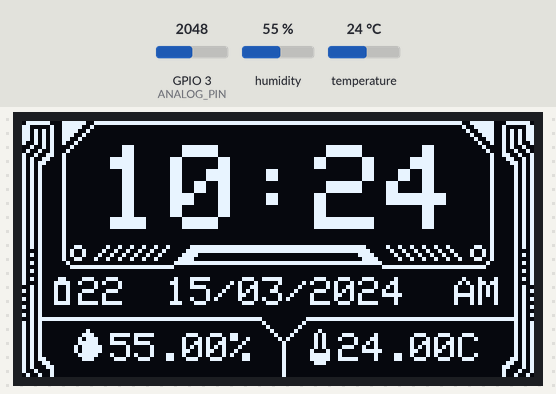
Bench run of a program on a simulated Seeed XIAO ESP32-C3. Parts: 128×64 one-colour display. The inputs (shaded band) are chosen by the test bench; at power-on: humidity 55 %, GPIO 3 (ANALOG_PIN) = 2048, temperature 24 °C (analog values on the 0–4095 scale). WiFi joins after 1.5 s; servers stay silent unless stated; network time is answered at once with the bench clock; the local clock reads 2024-03-15 10:24:30 at power-on unless the program sets it; what the program prints to the serial monitor is not drawn.

Above: at 3.2 s.
3.3 s: humidity set to 22 %
At 4.7 s:
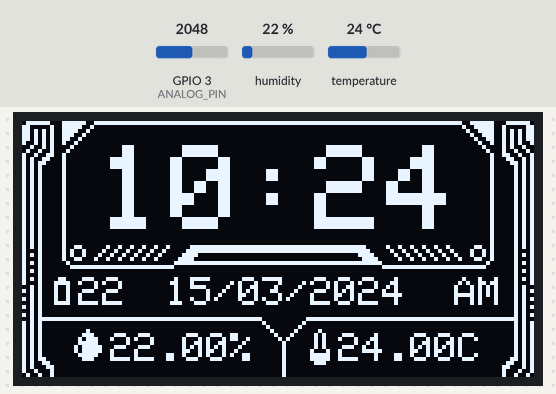
5.6 s: GPIO 3 (ANALOG_PIN) set to 2866
7.7 s: temperature set to 12 °C
At 9.5 s:
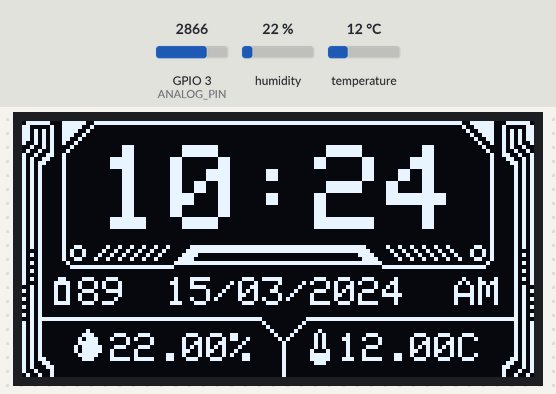
9.8 s: GPIO 3 (ANALOG_PIN) set to 3603
At 11.5 s:
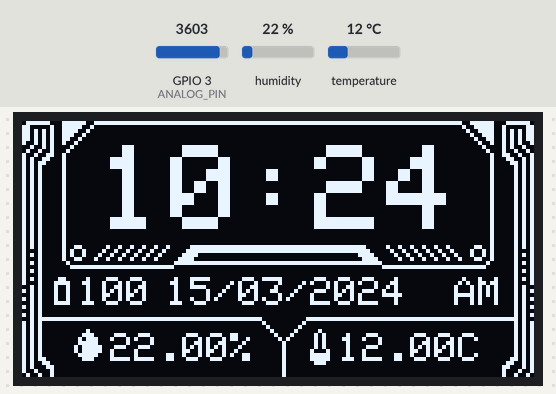
11.9 s: humidity set to 40 %
At 13.3 s:
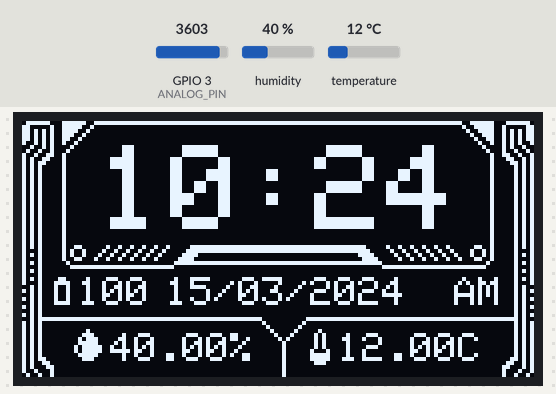
13.9 s: GPIO 3 (ANALOG_PIN) set to 2047
At 15.2 s:
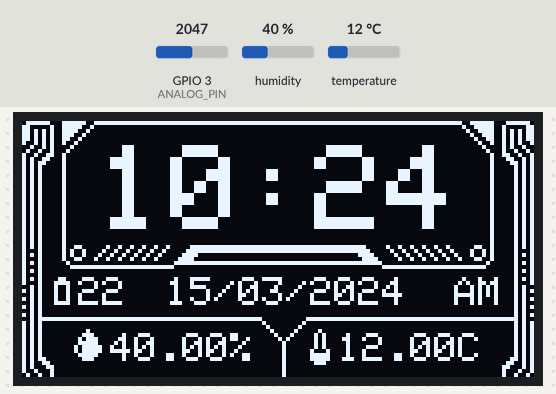
Timing chart, 0 to 16.9 s (numbered marks = the images above; inputs shaded):
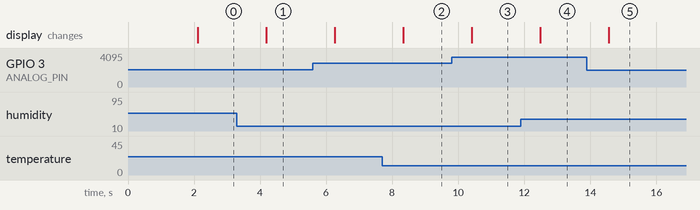

Measured:
- after the input at 3.3 s, the display: changes after 0.89 s (image 1)
- after the input at 7.7 s, the display: changes after 0.64 s (image 2)
- after the input at 9.8 s, the display: changes after 0.61 s (image 3)
- after the input at 11.9 s, the display: changes after 0.59 s (image 4)
- after the input at 13.9 s, the display: changes after 0.66 s (image 5)

The program:

main.cpp
```cpp
#include <WiFi.h>
#include <SPI.h>
#include <NTPClient.h>
#include <WiFiUdp.h>
#include <Adafruit_GFX.h>
#include <Adafruit_SSD1306.h>
#include <DHT.h>
#define SCREEN_WIDTH 128 // OLED display width, in pixels
#define SCREEN_HEIGHT 64 // OLED display height, in pixels
#define ANALOG_PIN D1      // Analog pin connected to the voltage divider
#define ADC_MAX 4095      // 12-bit ADC
#define REF_VOLTAGE 2.8   // Reference voltage of ADC (3.3V for Xiao ESP32C3)
// WiFi credentials
const char* ssid     = "FreeWiFi";//your ssid
const char* password = "JustKiddingNoway!";//your wifi password
// OLED display SPI pins
#define OLED_MOSI    D10
#define OLED_CLK     D8
#define OLED_DC      D4
#define OLED_CS      D7
#define OLED_RESET   D5
Adafruit_SSD1306 display(SCREEN_WIDTH, SCREEN_HEIGHT,
  OLED_MOSI, OLED_CLK, OLED_DC, OLED_RESET, OLED_CS);
#define DHTPIN D0
#define DHTTYPE    DHT11
DHT dht(DHTPIN, DHTTYPE);
// NTP client to get time
WiFiUDP ntpUDP;
NTPClient timeClient(ntpUDP, "pool.ntp.org", 19800, 0);
//bit ui bitmap
static const unsigned char PROGMEM image_paint_1_bits[] = {0x60,0xf0,0x90,0x90,0x90,0x90,0xf0};
static const unsigned char PROGMEM image_paint_0_bits[] = {0x7e,0x3f,0x3f,0xff,0xff,0xff,0xff,0xff,0xff,0xff,0xff,0xff,0xff,0xfc,0xfc,0x7e,0xc1,0x3e,0x40,0x00,0x00,0x00,0x00,0x00,0x00,0x00,0x00,0x00,0x00,0x02,0x7c,0x83,0xd5,0x3c,0x80,0x00,0x00,0x00,0x00,0x00,0x00,0x00,0x00,0x00,0x00,0x01,0x3c,0xab,0xd5,0x39,0x00,0x00,0x00,0x00,0x00,0x00,0x00,0x00,0x00,0x00,0x00,0x00,0x9c,0xab,0xd5,0x32,0x00,0x00,0x00,0x00,0x00,0x00,0x00,0x00,0x00,0x00,0x00,0x00,0x4c,0xab,0x95,0x24,0x00,0x00,0x00,0x00,0x00,0x00,0x00,0x00,0x00,0x00,0x00,0x00,0x24,0xa9,0x25,0x08,0x00,0x00,0x00,0x00,0x00,0x00,0x00,0x00,0x00,0x00,0x00,0x00,0x10,0xa4,0x49,0x10,0x00,0x00,0x00,0x00,0x00,0x00,0x00,0x00,0x00,0x00,0x00,0x00,0x08,0x92,0x93,0x20,0x00,0x00,0x00,0x00,0x00,0x00,0x00,0x00,0x00,0x00,0x00,0x00,0x04,0xc9,0xa6,0x20,0x00,0x00,0x00,0x00,0x00,0x00,0x00,0x00,0x00,0x00,0x00,0x00,0x04,0x65,0xac,0x20,0x00,0x00,0x00,0x00,0x00,0x00,0x00,0x00,0x00,0x00,0x00,0x00,0x04,0x35,0xa8,0x20,0x00,0x00,0x00,0x00,0x00,0x00,0x00,0x00,0x00,0x00,0x00,0x00,0x04,0x15,0xa8,0x20,0x00,0x00,0x00,0x00,0x00,0x00,0x00,0x00,0x00,0x00,0x00,0x00,0x04,0x15,0xa8,0x20,0x00,0x00,0x00,0x00,0x00,0x00,0x00,0x00,0x00,0x00,0x00,0x00,0x04,0x15,0xa8,0x20,0x00,0x00,0x00,0x00,0x00,0x00,0x00,0x00,0x00,0x00,0x00,0x00,0x04,0x15,0xa8,0x20,0x00,0x00,0x00,0x00,0x00,0x00,0x00,0x00,0x00,0x00,0x00,0x00,0x04,0x15,0xa8,0x20,0x00,0x00,0x00,0x00,0x00,0x00,0x00,0x00,0x00,0x00,0x00,0x00,0x04,0x15,0xa8,0x20,0x00,0x00,0x00,0x00,0x00,0x00,0x00,0x00,0x00,0x00,0x00,0x00,0x04,0x15,0xa8,0x20,0x00,0x00,0x00,0x00,0x00,0x00,0x00,0x00,0x00,0x00,0x00,0x00,0x04,0x15,0xa8,0x20,0x00,0x00,0x00,0x00,0x00,0x00,0x00,0x00,0x00,0x00,0x00,0x00,0x04,0x15,0xa8,0x20,0x00,0x00,0x00,0x00,0x00,0x00,0x00,0x00,0x00,0x00,0x00,0x00,0x04,0x15,0xa8,0x20,0x00,0x00,0x00,0x00,0x00,0x00,0x00,0x00,0x00,0x00,0x00,0x00,0x04,0x15,0xa8,0x20,0x00,0x00,0x00,0x00,0x00,0x00,0x00,0x00,0x00,0x00,0x00,0x00,0x04,0x15,0xa8,0x20,0x00,0x00,0x00,0x00,0x00,0x00,0x00,0x00,0x00,0x00,0x00,0x00,0x04,0x15,0xa8,0x20,0x00,0x00,0x00,0x00,0x00,0x00,0x00,0x00,0x00,0x00,0x00,0x00,0x04,0x15,0xa8,0x20,0x00,0x00,0x00,0x00,0x00,0x00,0x00,0x00,0x00,0x00,0x00,0x00,0x04,0x15,0xa8,0x20,0x00,0x00,0x00,0x00,0x00,0x00,0x00,0x00,0x00,0x00,0x00,0x00,0x04,0x15,0xa8,0x20,0x00,0x00,0x00,0x00,0x00,0x00,0x00,0x00,0x00,0x00,0x00,0x00,0x04,0x15,0xa8,0x20,0x00,0x00,0x00,0x00,0x00,0x00,0x00,0x00,0x00,0x00,0x00,0x00,0x04,0x15,0xa8,0x20,0x00,0x00,0x00,0x00,0x00,0x00,0x00,0x00,0x00,0x00,0x00,0x00,0x04,0x15,0xa8,0x20,0x00,0x00,0x00,0x00,0x00,0x00,0x00,0x00,0x00,0x00,0x00,0x00,0x04,0x15,0xa8,0x26,0x04,0x92,0x48,0x3f,0xff,0xff,0xff,0xff,0xfc,0x12,0x49,0x20,0x64,0x15,0x88,0x29,0x09,0x24,0x90,0x7f,0xff,0xff,0xff,0xff,0xfe,0x09,0x24,0x90,0x94,0x11,0xa8,0x29,0x12,0x49,0x20,0xf0,0x00,0x00,0x00,0x00,0x0f,0x04,0x92,0x48,0x94,0x15,0x88,0x26,0x24,0x92,0x41,0xe0,0x00,0x00,0x00,0x00,0x07,0x82,0x49,0x24,0x64,0x11,0xa8,0x10,0x00,0x00,0x03,0xff,0xff,0xff,0xff,0xff,0xff,0xc0,0x00,0x00,0x08,0x15,0x88,0x0f,0xff,0xff,0xfc,0x00,0x00,0x00,0x00,0x00,0x00,0x3f,0xff,0xff,0xf0,0x11,0xa8,0x00,0x00,0x00,0x00,0x00,0x00,0x00,0x00,0x00,0x00,0x00,0x00,0x00,0x00,0x15,0x88,0x00,0x00,0x00,0x00,0x00,0x00,0x00,0x00,0x00,0x00,0x00,0x00,0x00,0x00,0x11,0xa8,0x00,0x00,0x00,0x00,0x00,0x00,0x00,0x00,0x00,0x00,0x00,0x00,0x00,0x00,0x15,0x88,0x00,0x00,0x00,0x00,0x00,0x00,0x00,0x00,0x00,0x00,0x00,0x00,0x00,0x00,0x11,0x28,0x00,0x00,0x00,0x00,0x00,0x00,0x00,0x00,0x00,0x00,0x00,0x00,0x00,0x00,0x14,0xa8,0x00,0x00,0x00,0x00,0x00,0x00,0x00,0x00,0x00,0x00,0x00,0x00,0x00,0x00,0x15,0x28,0x00,0x00,0x00,0x00,0x00,0x00,0x00,0x00,0x00,0x00,0x00,0x00,0x00,0x00,0x14,0xa8,0x00,0x00,0x00,0x00,0x00,0x00,0x00,0x00,0x00,0x00,0x00,0x00,0x00,0x00,0x15,0x28,0x00,0x00,0x00,0x00,0x00,0x00,0x00,0x00,0x00,0x00,0x00,0x00,0x00,0x00,0x14,0xa8,0x00,0x00,0x00,0x00,0x00,0x00,0x00,0x00,0x00,0x00,0x00,0x00,0x00,0x00,0x15,0x28,0x00,0x00,0x00,0x00,0x00,0x00,0x00,0x00,0x00,0x00,0x00,0x00,0x00,0x00,0x14,0xa8,0x00,0x00,0x00,0x00,0x00,0x00,0x00,0x00,0x00,0x00,0x00,0x00,0x00,0x00,0x15,0x2f,0xff,0xff,0xff,0xff,0xff,0xff,0xf0,0x01,0xff,0xff,0xff,0xff,0xff,0xff,0xf4,0xa8,0x00,0x00,0x00,0x00,0x00,0x00,0x08,0x02,0x00,0x00,0x00,0x00,0x00,0x00,0x15,0xa8,0x00,0x00,0x00,0x00,0x00,0x00,0x04,0x04,0x00,0x00,0x00,0x00,0x00,0x00,0x15,0xa8,0x00,0x80,0x00,0x00,0x00,0x00,0x02,0x08,0x20,0x00,0x00,0x00,0x00,0x00,0x15,0xa8,0x01,0xc0,0x00,0x00,0x00,0x00,0x01,0x10,0x50,0x00,0x00,0x00,0x00,0x00,0x15,0xa8,0x02,0xe0,0x00,0x00,0x00,0x00,0x00,0xa0,0x50,0x00,0x00,0x00,0x00,0x00,0x15,0xa8,0x03,0xe0,0x00,0x00,0x00,0x00,0x00,0x40,0x50,0x00,0x00,0x00,0x00,0x00,0x15,0xa8,0x05,0xf0,0x00,0x00,0x00,0x00,0x00,0x40,0x50,0x00,0x00,0x00,0x00,0x00,0x15,0xa8,0x05,0xf0,0x00,0x00,0x00,0x00,0x00,0x40,0x88,0x00,0x00,0x00,0x00,0x00,0x15,0xa8,0x03,0xe0,0x00,0x00,0x00,0x00,0x00,0x40,0xf8,0x00,0x00,0x00,0x00,0x00,0x15,0xac,0x01,0xc0,0x00,0x00,0x00,0x00,0x00,0x40,0xf8,0x00,0x00,0x00,0x00,0x00,0x35,0xa6,0x00,0x00,0x00,0x00,0x00,0x00,0x00,0x40,0x70,0x00,0x00,0x00,0x00,0x00,0x65,0xa3,0x00,0x00,0x00,0x00,0x00,0x00,0x00,0x40,0x00,0x00,0x00,0x00,0x00,0x00,0xc5,0x91,0x00,0x00,0x00,0x00,0x00,0x00,0x00,0x40,0x00,0x00,0x00,0x00,0x00,0x00,0x89,0x49,0x00,0x00,0x00,0x00,0x00,0x00,0x00,0x40,0x00,0x00,0x00,0x00,0x00,0x00,0x92};
float readBatteryVoltage() {
  int analogValue = analogRead(ANALOG_PIN);
  float voltage = (analogValue / (float)ADC_MAX) * REF_VOLTAGE;
  // Voltage divider scaling
  voltage = voltage * (10.5 + 10) / 10.0; // (R1 + R2) / R2
  return voltage;
}
// Function to calculate battery percentage
float calculateBatteryPercentage(float voltage) {
  float percentage;
  // Assuming a linear relationship between voltage and percentage
  if (voltage >= 4.2) {
    percentage = 100.0;
  } else if (voltage <= 2.5) {
    percentage = 0.0;
  } else {
    percentage = (voltage - 2.5) / (4.2 - 2.5) * 100.0;
  }
  return percentage;
}

void setup() {
  // Start serial communication
  Serial.begin(115200);
  dht.begin();
  analogReadResolution(12); // Set ADC resolution to 12-bit
  // Initialize OLED display
  if(!display.begin(SSD1306_SWITCHCAPVCC)) {
    Serial.println(F("SSD1306 allocation failed"));
    for(;;); // Don't proceed, loop forever;
  }
  //display.display();
  // Connect to Wi-Fi
  WiFi.begin(ssid, password);
  while (WiFi.status() != WL_CONNECTED) {
    delay(1000);
    Serial.println("Connecting to WiFi...");
  }
  Serial.println("Connected to WiFi");
  // Initialize time client
  timeClient.begin();
}

void loop() {

  // Update time from NTP server
  timeClient.update();
  unsigned long epochTime = timeClient.getEpochTime();
  struct tm *ptm = gmtime ((time_t *)&epochTime);
  int monthDay = ptm->tm_mday;
  int currentMonth = ptm->tm_mon+1;
  int currentYear = ptm->tm_year+1900;
  int currentHour = ptm->tm_hour;
  int currentMinute = ptm->tm_min;
  int currentSecond = ptm->tm_sec;
 float batteryVoltage = readBatteryVoltage();
  float batteryPercentage = calculateBatteryPercentage(batteryVoltage);
  // Get temperature and humidity
float t = dht.readTemperature();
  float h = dht.readHumidity();

  // Convert time to 12-hour format
  String period = "AM";
  if (currentHour >= 12) {
    period = "PM";
    if (currentHour > 12) {
      currentHour -= 12;
    }
  } else if (currentHour == 0) {
    currentHour = 12;
  }

  // Display data on OLED
  display.clearDisplay();
  display.setTextColor(SSD1306_WHITE);
  // Display time
  display.setCursor(19,6);
  display.setTextSize(3);
  if (currentHour < 10) display.print('0');
  display.print(currentHour);
  display.print(':');
  if (currentMinute < 10) display.print('0');
  display.print(currentMinute);
  display.setTextSize(1);
  display.setCursor(108, 39);
  display.print(period);
  // Display date
  display.setCursor(36, 39);
  if (monthDay < 10) display.print('0');
  display.print(monthDay);
  display.print('/');
  if (currentMonth < 10) display.print('0');
  display.print(currentMonth);
  display.print('/');
  display.print(currentYear);
  // Display temperature
  display.setCursor(79, 53);
  display.print(t);
  display.print("C");
  // Display humidity
  display.setCursor(22, 53);
  display.print(h);
  display.print("%");
  display.drawBitmap(0, 0, image_paint_0_bits, 128, 64, 1);
  display.setCursor(14, 39);
  display.print(batteryPercentage,0);
  display.drawBitmap(8, 39, image_paint_1_bits, 4, 7, 1);
  display.display();
  // Delay before the next update
  delay(1000);
}
```
